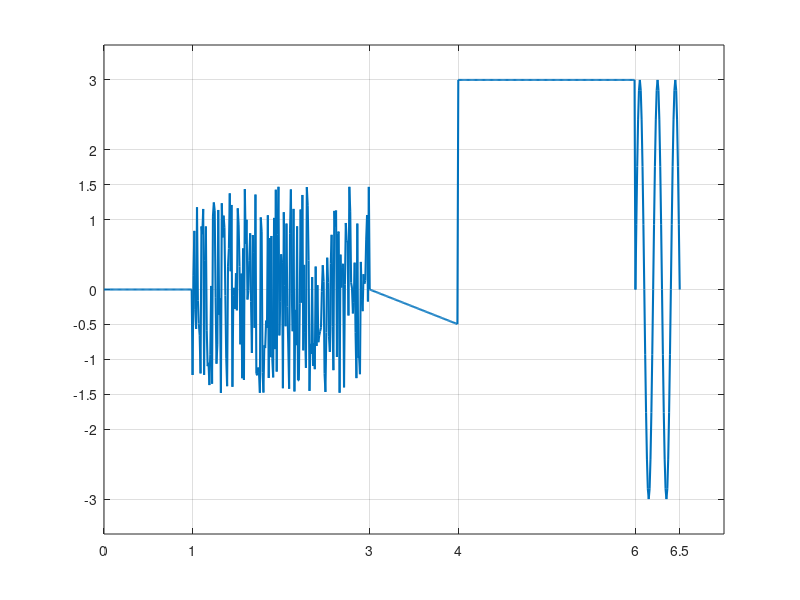

This figure's MATLAB source:
%% Praktiskais darbs #3
%% 
% *Gabalveida signalu montaza*
%%
% *Andrejs Komisarovs*
%%
% *REBCO3*
function y = lab3(t)
if nargin == 0
    t = 0:0.01:6.5;
end
% t_zero = 0:0.01:1;
t_zerof = (t>=0)&(t<1);t_zero = t(t_zerof);
% t_noise = 1:0.01:3;
t_noisef = (t>=1)&(t<3);t_noise = t(t_noisef);
% t_saw = 3:0.01:4;
t_sawf = (t>=3)&(t<4);t_saw = t(t_sawf);
%t_const = 4:0.01:6;
t_constf = (t>=4)&(t<6);t_const = t(t_constf);
% t_sin = 6:0.01:6.5;
t_sinf = (t>=6)&(t<=6.5);t_sin = t(t_sinf);
%Nules signals
y_zero = 0+zeros(size(t_zero));
% Troksna signals
y_noise = 3*rand(size(t_noise))-1.5;
% Lineāri mainiga funkcija
yA=0; yB=-0.5; tA=3; tB=4;
k=(yA-yB)/(tA-tB); delay=3;
y_saw = k*(t_saw-delay);
% Konstantes signals
y_const = 3+zeros(size(t_const));
% Sinusoida 
A0=0; A=3; T=(6.5-6)/2.5; f=1/T; delay=6;
y_sin = A0+A*sin(2*pi*f*(t_sin-delay));
%------------------------------------------
y = [y_zero,y_noise,y_saw,y_const,y_sin];
if nargout == 0
    plot(t,y,'LineWidth',1.5)
    axis([0 7 -3.5 3.5])
    xticks([0, 1, 3, 4, 6, 6.5])
    yticks([-3, -2, -1.5, -1, -0.5, 0, 1, 1.5, 2, 3])
    grid on
    y=[];
end
%% Secinajums
% * Izmantojot funkciju uzzimejam signalu
%%
% * Iemacijos noteikt vajadzigos ciparus pa Y un X ass
%%
% * Iemacijos izmantot grid un axis funkciju
%%
% * Noskaidroju ka mainit plot linijas krasu un izmeru 